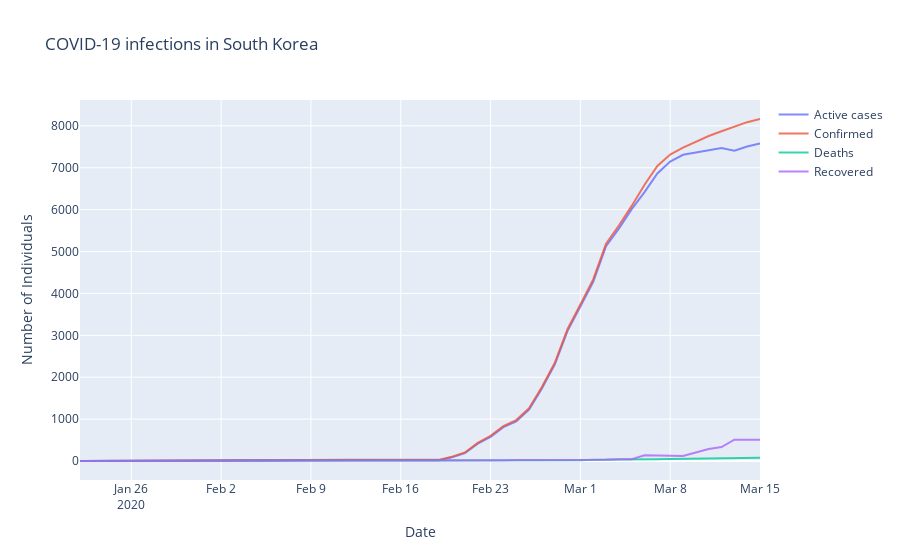

The code cell stored with this chart in its notebook:
### Code cell
region = 'South Korea'

print('Fatality rate: {:.2f}%'.format(100 *
                                     df[(df['Country/Region'] == region) &
                                        (df['date'] == df['date'].iloc[-1])]['Deaths'].sum() /
                                     df[(df['Country/Region'] == region) &
                                        (df['date'] == df['date'].iloc[-1])]['Confirmed'].sum()))

fig = go.Figure()
fig.add_trace(go.Scatter(
                x=df[df['Country/Region'] == region].groupby('date')['date'].first(),
                y=df[df['Country/Region'] == region].groupby('date')['Active'].sum(),
                name="Active cases",
                opacity=0.8))

fig.add_trace(go.Scatter(
                x=df[df['Country/Region'] == region].groupby('date')['date'].first(),
                y=df[df['Country/Region'] == region].groupby('date')['Confirmed'].sum(),
                name="Confirmed",
                opacity=0.8))

fig.add_trace(go.Scatter(
                x=df[df['Country/Region'] == region].groupby('date')['date'].first(),
                y=df[df['Country/Region'] == region].groupby('date')['Deaths'].sum(),
                name="Deaths",
                opacity=0.8))

fig.add_trace(go.Scatter(
                x=df[df['Country/Region'] == region].groupby('date')['date'].first(),
                y=df[df['Country/Region'] == region].groupby('date')['Recovered'].sum(),
                name="Recovered",
                opacity=0.8))

fig.update_layout(title="COVID-19 infections in {}".format(region),
                  xaxis_title="Date",
                  yaxis_title="Number of Individuals")

fig.show()
